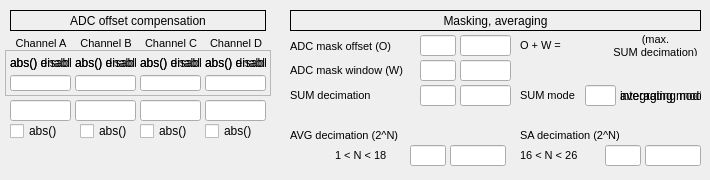
<?xml version="1.0" encoding="UTF-8"?>
<ui version="4.0">
 <class>MainWindow</class>
 <widget class="QMainWindow" name="MainWindow">
  <property name="geometry">
   <rect>
    <x>0</x>
    <y>0</y>
    <width>710</width>
    <height>180</height>
   </rect>
  </property>
  <property name="windowTitle">
   <string>MainWindow</string>
  </property>
  <property name="Title" stdset="0">
   <string>$(DEVICE): Processing settings</string>
  </property>
  <widget class="QWidget" name="centralwidget">
   <widget class="caLabel" name="label_26">
    <property name="geometry">
     <rect>
      <x>10</x>
      <y>10</y>
      <width>256</width>
      <height>21</height>
     </rect>
    </property>
    <property name="frameShape">
     <enum>QFrame::Box</enum>
    </property>
    <property name="text">
     <string>ADC offset compensation</string>
    </property>
    <property name="alignment">
     <set>Qt::AlignCenter</set>
    </property>
    <property name="background">
     <color>
      <red>255</red>
      <green>255</green>
      <blue>255</blue>
     </color>
    </property>
   </widget>
   <widget class="caTextEntry" name="catextentry">
    <property name="geometry">
     <rect>
      <x>10</x>
      <y>100</y>
      <width>61</width>
      <height>21</height>
     </rect>
    </property>
    <property name="alignment">
     <set>Qt::AlignRight|Qt::AlignTrailing|Qt::AlignVCenter</set>
    </property>
    <property name="channel" stdset="0">
     <string notr="true">$(DEVICE):adc_offset:A</string>
    </property>
    <property name="limitsMode">
     <enum>caLineEdit::User</enum>
    </property>
    <property name="maxValue">
     <double>8191.000000000000000</double>
    </property>
    <property name="minValue">
     <double>-8192.000000000000000</double>
    </property>
   </widget>
   <widget class="QLabel" name="label">
    <property name="geometry">
     <rect>
      <x>10</x>
      <y>35</y>
      <width>62</width>
      <height>17</height>
     </rect>
    </property>
    <property name="font">
     <font>
      <pointsize>8</pointsize>
     </font>
    </property>
    <property name="text">
     <string>Channel A</string>
    </property>
    <property name="alignment">
     <set>Qt::AlignCenter</set>
    </property>
   </widget>
   <widget class="caTextEntry" name="catextentry_2">
    <property name="geometry">
     <rect>
      <x>75</x>
      <y>100</y>
      <width>61</width>
      <height>21</height>
     </rect>
    </property>
    <property name="alignment">
     <set>Qt::AlignRight|Qt::AlignTrailing|Qt::AlignVCenter</set>
    </property>
    <property name="channel" stdset="0">
     <string notr="true">$(DEVICE):adc_offset:B</string>
    </property>
    <property name="limitsMode">
     <enum>caLineEdit::User</enum>
    </property>
    <property name="maxValue">
     <double>8191.000000000000000</double>
    </property>
    <property name="minValue">
     <double>-8192.000000000000000</double>
    </property>
   </widget>
   <widget class="QLabel" name="label_2">
    <property name="geometry">
     <rect>
      <x>75</x>
      <y>35</y>
      <width>62</width>
      <height>17</height>
     </rect>
    </property>
    <property name="font">
     <font>
      <pointsize>8</pointsize>
     </font>
    </property>
    <property name="text">
     <string>Channel B</string>
    </property>
    <property name="alignment">
     <set>Qt::AlignCenter</set>
    </property>
   </widget>
   <widget class="caTextEntry" name="catextentry_3">
    <property name="geometry">
     <rect>
      <x>140</x>
      <y>100</y>
      <width>61</width>
      <height>21</height>
     </rect>
    </property>
    <property name="alignment">
     <set>Qt::AlignRight|Qt::AlignTrailing|Qt::AlignVCenter</set>
    </property>
    <property name="channel" stdset="0">
     <string notr="true">$(DEVICE):adc_offset:C</string>
    </property>
    <property name="limitsMode">
     <enum>caLineEdit::User</enum>
    </property>
    <property name="maxValue">
     <double>8191.000000000000000</double>
    </property>
    <property name="minValue">
     <double>-8192.000000000000000</double>
    </property>
   </widget>
   <widget class="QLabel" name="label_3">
    <property name="geometry">
     <rect>
      <x>140</x>
      <y>35</y>
      <width>62</width>
      <height>17</height>
     </rect>
    </property>
    <property name="font">
     <font>
      <pointsize>8</pointsize>
     </font>
    </property>
    <property name="text">
     <string>Channel C</string>
    </property>
    <property name="alignment">
     <set>Qt::AlignCenter</set>
    </property>
   </widget>
   <widget class="caTextEntry" name="catextentry_4">
    <property name="geometry">
     <rect>
      <x>205</x>
      <y>100</y>
      <width>61</width>
      <height>21</height>
     </rect>
    </property>
    <property name="alignment">
     <set>Qt::AlignRight|Qt::AlignTrailing|Qt::AlignVCenter</set>
    </property>
    <property name="channel" stdset="0">
     <string notr="true">$(DEVICE):adc_offset:D</string>
    </property>
    <property name="limitsMode">
     <enum>caLineEdit::User</enum>
    </property>
    <property name="maxValue">
     <double>8191.000000000000000</double>
    </property>
    <property name="minValue">
     <double>-8192.000000000000000</double>
    </property>
   </widget>
   <widget class="QLabel" name="label_4">
    <property name="geometry">
     <rect>
      <x>205</x>
      <y>35</y>
      <width>62</width>
      <height>17</height>
     </rect>
    </property>
    <property name="font">
     <font>
      <pointsize>8</pointsize>
     </font>
    </property>
    <property name="text">
     <string>Channel D</string>
    </property>
    <property name="alignment">
     <set>Qt::AlignCenter</set>
    </property>
   </widget>
   <widget class="caToggleButton" name="catogglebutton">
    <property name="geometry">
     <rect>
      <x>10</x>
      <y>120</y>
      <width>56</width>
      <height>22</height>
     </rect>
    </property>
    <property name="text">
     <string>abs()</string>
    </property>
    <property name="channel" stdset="0">
     <string notr="true">$(DEVICE):abs_enabled:A</string>
    </property>
   </widget>
   <widget class="caToggleButton" name="catogglebutton_2">
    <property name="geometry">
     <rect>
      <x>80</x>
      <y>120</y>
      <width>56</width>
      <height>22</height>
     </rect>
    </property>
    <property name="text">
     <string>abs()</string>
    </property>
    <property name="channel" stdset="0">
     <string notr="true">$(DEVICE):abs_enabled:B</string>
    </property>
   </widget>
   <widget class="caToggleButton" name="catogglebutton_3">
    <property name="geometry">
     <rect>
      <x>140</x>
      <y>120</y>
      <width>56</width>
      <height>22</height>
     </rect>
    </property>
    <property name="text">
     <string>abs()</string>
    </property>
    <property name="channel" stdset="0">
     <string notr="true">$(DEVICE):abs_enabled:C</string>
    </property>
   </widget>
   <widget class="caToggleButton" name="catogglebutton_4">
    <property name="geometry">
     <rect>
      <x>205</x>
      <y>120</y>
      <width>56</width>
      <height>22</height>
     </rect>
    </property>
    <property name="text">
     <string>abs()</string>
    </property>
    <property name="channel" stdset="0">
     <string notr="true">$(DEVICE):abs_enabled:D</string>
    </property>
   </widget>
   <widget class="QFrame" name="frame">
    <property name="geometry">
     <rect>
      <x>5</x>
      <y>50</y>
      <width>266</width>
      <height>46</height>
     </rect>
    </property>
    <property name="frameShape">
     <enum>QFrame::StyledPanel</enum>
    </property>
    <property name="frameShadow">
     <enum>QFrame::Raised</enum>
    </property>
    <widget class="caLabel" name="calabel_6">
     <property name="geometry">
      <rect>
       <x>135</x>
       <y>5</y>
       <width>61</width>
       <height>16</height>
      </rect>
     </property>
     <property name="text">
      <string>abs() disabled</string>
     </property>
     <property name="visibility">
      <enum>caLabel::IfZero</enum>
     </property>
     <property name="channel" stdset="0">
      <string notr="true">$(DEVICE):abs_enabled:C</string>
     </property>
    </widget>
    <widget class="caLabel" name="calabel_2">
     <property name="geometry">
      <rect>
       <x>5</x>
       <y>5</y>
       <width>61</width>
       <height>16</height>
      </rect>
     </property>
     <property name="text">
      <string>abs() enabled</string>
     </property>
     <property name="background">
      <color>
       <red>0</red>
       <green>170</green>
       <blue>0</blue>
      </color>
     </property>
     <property name="visibility">
      <enum>caLabel::IfNotZero</enum>
     </property>
     <property name="channel" stdset="0">
      <string notr="true">$(DEVICE):abs_enabled:A</string>
     </property>
    </widget>
    <widget class="caLabel" name="calabel_4">
     <property name="geometry">
      <rect>
       <x>70</x>
       <y>5</y>
       <width>61</width>
       <height>16</height>
      </rect>
     </property>
     <property name="text">
      <string>abs() disabled</string>
     </property>
     <property name="visibility">
      <enum>caLabel::IfZero</enum>
     </property>
     <property name="channel" stdset="0">
      <string notr="true">$(DEVICE):abs_enabled:B</string>
     </property>
    </widget>
    <widget class="caLineEdit" name="calineedit_2">
     <property name="geometry">
      <rect>
       <x>70</x>
       <y>25</y>
       <width>61</width>
       <height>16</height>
      </rect>
     </property>
     <property name="alignment">
      <set>Qt::AlignRight|Qt::AlignTrailing|Qt::AlignVCenter</set>
     </property>
     <property name="channel" stdset="0">
      <string notr="true">$(DEVICE):adc_offset:B</string>
     </property>
     <property name="foreground">
      <color>
       <red>170</red>
       <green>0</green>
       <blue>0</blue>
      </color>
     </property>
     <property name="background">
      <color>
       <red>221</red>
       <green>226</green>
       <blue>232</blue>
      </color>
     </property>
     <property name="colorMode">
      <enum>caLineEdit::Static</enum>
     </property>
    </widget>
    <widget class="caLineEdit" name="calineedit_4">
     <property name="geometry">
      <rect>
       <x>200</x>
       <y>25</y>
       <width>61</width>
       <height>16</height>
      </rect>
     </property>
     <property name="alignment">
      <set>Qt::AlignRight|Qt::AlignTrailing|Qt::AlignVCenter</set>
     </property>
     <property name="channel" stdset="0">
      <string notr="true">$(DEVICE):adc_offset:D</string>
     </property>
     <property name="foreground">
      <color>
       <red>170</red>
       <green>0</green>
       <blue>0</blue>
      </color>
     </property>
     <property name="background">
      <color>
       <red>221</red>
       <green>226</green>
       <blue>232</blue>
      </color>
     </property>
     <property name="colorMode">
      <enum>caLineEdit::Static</enum>
     </property>
    </widget>
    <widget class="caLineEdit" name="calineedit">
     <property name="geometry">
      <rect>
       <x>5</x>
       <y>25</y>
       <width>61</width>
       <height>16</height>
      </rect>
     </property>
     <property name="alignment">
      <set>Qt::AlignRight|Qt::AlignTrailing|Qt::AlignVCenter</set>
     </property>
     <property name="channel" stdset="0">
      <string notr="true">$(DEVICE):adc_offset:A</string>
     </property>
     <property name="foreground">
      <color>
       <red>170</red>
       <green>0</green>
       <blue>0</blue>
      </color>
     </property>
     <property name="background">
      <color>
       <red>221</red>
       <green>226</green>
       <blue>232</blue>
      </color>
     </property>
     <property name="colorMode">
      <enum>caLineEdit::Static</enum>
     </property>
     <property name="unitsEnabled">
      <bool>false</bool>
     </property>
    </widget>
    <widget class="caLabel" name="calabel_3">
     <property name="geometry">
      <rect>
       <x>70</x>
       <y>5</y>
       <width>61</width>
       <height>16</height>
      </rect>
     </property>
     <property name="text">
      <string>abs() enabled</string>
     </property>
     <property name="background">
      <color>
       <red>0</red>
       <green>170</green>
       <blue>0</blue>
      </color>
     </property>
     <property name="visibility">
      <enum>caLabel::IfNotZero</enum>
     </property>
     <property name="channel" stdset="0">
      <string notr="true">$(DEVICE):abs_enabled:B</string>
     </property>
    </widget>
    <widget class="caLabel" name="calabel_5">
     <property name="geometry">
      <rect>
       <x>135</x>
       <y>5</y>
       <width>61</width>
       <height>16</height>
      </rect>
     </property>
     <property name="text">
      <string>abs() enabled</string>
     </property>
     <property name="background">
      <color>
       <red>0</red>
       <green>170</green>
       <blue>0</blue>
      </color>
     </property>
     <property name="visibility">
      <enum>caLabel::IfNotZero</enum>
     </property>
     <property name="channel" stdset="0">
      <string notr="true">$(DEVICE):abs_enabled:C</string>
     </property>
    </widget>
    <widget class="caLabel" name="calabel_8">
     <property name="geometry">
      <rect>
       <x>200</x>
       <y>5</y>
       <width>61</width>
       <height>16</height>
      </rect>
     </property>
     <property name="text">
      <string>abs() disabled</string>
     </property>
     <property name="visibility">
      <enum>caLabel::IfZero</enum>
     </property>
     <property name="channel" stdset="0">
      <string notr="true">$(DEVICE):abs_enabled:D</string>
     </property>
    </widget>
    <widget class="caLabel" name="calabel">
     <property name="geometry">
      <rect>
       <x>5</x>
       <y>5</y>
       <width>61</width>
       <height>16</height>
      </rect>
     </property>
     <property name="text">
      <string>abs() disabled</string>
     </property>
     <property name="visibility">
      <enum>caLabel::IfZero</enum>
     </property>
     <property name="channel" stdset="0">
      <string notr="true">$(DEVICE):abs_enabled:A</string>
     </property>
    </widget>
    <widget class="caLineEdit" name="calineedit_3">
     <property name="geometry">
      <rect>
       <x>135</x>
       <y>25</y>
       <width>61</width>
       <height>16</height>
      </rect>
     </property>
     <property name="alignment">
      <set>Qt::AlignRight|Qt::AlignTrailing|Qt::AlignVCenter</set>
     </property>
     <property name="channel" stdset="0">
      <string notr="true">$(DEVICE):adc_offset:C</string>
     </property>
     <property name="foreground">
      <color>
       <red>170</red>
       <green>0</green>
       <blue>0</blue>
      </color>
     </property>
     <property name="background">
      <color>
       <red>221</red>
       <green>226</green>
       <blue>232</blue>
      </color>
     </property>
     <property name="colorMode">
      <enum>caLineEdit::Static</enum>
     </property>
    </widget>
    <widget class="caLabel" name="calabel_7">
     <property name="geometry">
      <rect>
       <x>200</x>
       <y>5</y>
       <width>61</width>
       <height>16</height>
      </rect>
     </property>
     <property name="text">
      <string>abs() enabled</string>
     </property>
     <property name="background">
      <color>
       <red>0</red>
       <green>170</green>
       <blue>0</blue>
      </color>
     </property>
     <property name="visibility">
      <enum>caLabel::IfNotZero</enum>
     </property>
     <property name="channel" stdset="0">
      <string notr="true">$(DEVICE):abs_enabled:D</string>
     </property>
    </widget>
   </widget>
   <widget class="caLabel" name="label_27">
    <property name="geometry">
     <rect>
      <x>290</x>
      <y>10</y>
      <width>411</width>
      <height>21</height>
     </rect>
    </property>
    <property name="frameShape">
     <enum>QFrame::Box</enum>
    </property>
    <property name="text">
     <string>Masking, averaging</string>
    </property>
    <property name="alignment">
     <set>Qt::AlignCenter</set>
    </property>
    <property name="background">
     <color>
      <red>255</red>
      <green>255</green>
      <blue>255</blue>
     </color>
    </property>
   </widget>
   <widget class="QLabel" name="label_5">
    <property name="geometry">
     <rect>
      <x>290</x>
      <y>36</y>
      <width>116</width>
      <height>21</height>
     </rect>
    </property>
    <property name="font">
     <font>
      <pointsize>8</pointsize>
     </font>
    </property>
    <property name="text">
     <string>ADC mask offset (O)</string>
    </property>
    <property name="alignment">
     <set>Qt::AlignLeading|Qt::AlignLeft|Qt::AlignVCenter</set>
    </property>
   </widget>
   <widget class="caTextEntry" name="catextentry_5">
    <property name="geometry">
     <rect>
      <x>420</x>
      <y>35</y>
      <width>36</width>
      <height>21</height>
     </rect>
    </property>
    <property name="alignment">
     <set>Qt::AlignRight|Qt::AlignTrailing|Qt::AlignVCenter</set>
    </property>
    <property name="channel" stdset="0">
     <string notr="true">$(DEVICE):adcmask:offset</string>
    </property>
   </widget>
   <widget class="QLabel" name="label_9">
    <property name="geometry">
     <rect>
      <x>290</x>
      <y>60</y>
      <width>126</width>
      <height>21</height>
     </rect>
    </property>
    <property name="font">
     <font>
      <pointsize>8</pointsize>
     </font>
    </property>
    <property name="text">
     <string>ADC mask window (W)</string>
    </property>
    <property name="alignment">
     <set>Qt::AlignLeading|Qt::AlignLeft|Qt::AlignVCenter</set>
    </property>
   </widget>
   <widget class="caTextEntry" name="catextentry_6">
    <property name="geometry">
     <rect>
      <x>420</x>
      <y>60</y>
      <width>36</width>
      <height>21</height>
     </rect>
    </property>
    <property name="alignment">
     <set>Qt::AlignRight|Qt::AlignTrailing|Qt::AlignVCenter</set>
    </property>
    <property name="channel" stdset="0">
     <string notr="true">$(DEVICE):adcmask:window</string>
    </property>
   </widget>
   <widget class="QLabel" name="label_6">
    <property name="geometry">
     <rect>
      <x>290</x>
      <y>85</y>
      <width>101</width>
      <height>21</height>
     </rect>
    </property>
    <property name="font">
     <font>
      <pointsize>8</pointsize>
     </font>
    </property>
    <property name="text">
     <string>SUM decimation</string>
    </property>
    <property name="alignment">
     <set>Qt::AlignLeading|Qt::AlignLeft|Qt::AlignVCenter</set>
    </property>
   </widget>
   <widget class="caTextEntry" name="catextentry_7">
    <property name="geometry">
     <rect>
      <x>420</x>
      <y>85</y>
      <width>36</width>
      <height>21</height>
     </rect>
    </property>
    <property name="alignment">
     <set>Qt::AlignRight|Qt::AlignTrailing|Qt::AlignVCenter</set>
    </property>
    <property name="channel" stdset="0">
     <string notr="true">$(DEVICE):decimation:sum</string>
    </property>
    <property name="limitsMode">
     <enum>caLineEdit::User</enum>
    </property>
    <property name="maxValue">
     <double>4096.000000000000000</double>
    </property>
    <property name="minValue">
     <double>16.000000000000000</double>
    </property>
   </widget>
   <widget class="caCalc" name="cacalc">
    <property name="geometry">
     <rect>
      <x>570</x>
      <y>35</y>
      <width>36</width>
      <height>21</height>
     </rect>
    </property>
    <property name="variable">
     <string notr="true">offwin</string>
    </property>
    <property name="calc">
     <string notr="true">A+B</string>
    </property>
    <property name="channel" stdset="0">
     <string notr="true">$(DEVICE):adcmask:offset</string>
    </property>
    <property name="channelB">
     <string notr="true">$(DEVICE):adcmask:window</string>
    </property>
   </widget>
   <widget class="QLabel" name="label_8">
    <property name="geometry">
     <rect>
      <x>520</x>
      <y>35</y>
      <width>51</width>
      <height>21</height>
     </rect>
    </property>
    <property name="font">
     <font>
      <pointsize>8</pointsize>
     </font>
    </property>
    <property name="text">
     <string>O + W =</string>
    </property>
    <property name="alignment">
     <set>Qt::AlignLeading|Qt::AlignLeft|Qt::AlignVCenter</set>
    </property>
   </widget>
   <widget class="QLabel" name="label_10">
    <property name="geometry">
     <rect>
      <x>610</x>
      <y>35</y>
      <width>91</width>
      <height>21</height>
     </rect>
    </property>
    <property name="font">
     <font>
      <pointsize>8</pointsize>
     </font>
    </property>
    <property name="text">
     <string>(max.
SUM decimation)</string>
    </property>
    <property name="alignment">
     <set>Qt::AlignCenter</set>
    </property>
   </widget>
   <widget class="caLineEdit" name="calineedit_5">
    <property name="geometry">
     <rect>
      <x>460</x>
      <y>35</y>
      <width>51</width>
      <height>21</height>
     </rect>
    </property>
    <property name="alignment">
     <set>Qt::AlignRight|Qt::AlignTrailing|Qt::AlignVCenter</set>
    </property>
    <property name="channel" stdset="0">
     <string notr="true">$(DEVICE):adcmask:offset</string>
    </property>
    <property name="foreground">
     <color>
      <red>170</red>
      <green>0</green>
      <blue>0</blue>
     </color>
    </property>
    <property name="background">
     <color>
      <red>221</red>
      <green>226</green>
      <blue>232</blue>
     </color>
    </property>
    <property name="colorMode">
     <enum>caLineEdit::Static</enum>
    </property>
    <property name="unitsEnabled">
     <bool>false</bool>
    </property>
   </widget>
   <widget class="caLineEdit" name="calineedit_6">
    <property name="geometry">
     <rect>
      <x>460</x>
      <y>60</y>
      <width>51</width>
      <height>21</height>
     </rect>
    </property>
    <property name="alignment">
     <set>Qt::AlignRight|Qt::AlignTrailing|Qt::AlignVCenter</set>
    </property>
    <property name="channel" stdset="0">
     <string notr="true">$(DEVICE):adcmask:window</string>
    </property>
    <property name="foreground">
     <color>
      <red>170</red>
      <green>0</green>
      <blue>0</blue>
     </color>
    </property>
    <property name="background">
     <color>
      <red>221</red>
      <green>226</green>
      <blue>232</blue>
     </color>
    </property>
    <property name="colorMode">
     <enum>caLineEdit::Static</enum>
    </property>
    <property name="unitsEnabled">
     <bool>false</bool>
    </property>
   </widget>
   <widget class="caLineEdit" name="calineedit_7">
    <property name="geometry">
     <rect>
      <x>460</x>
      <y>85</y>
      <width>51</width>
      <height>21</height>
     </rect>
    </property>
    <property name="alignment">
     <set>Qt::AlignRight|Qt::AlignTrailing|Qt::AlignVCenter</set>
    </property>
    <property name="channel" stdset="0">
     <string notr="true">$(DEVICE):decimation:sum</string>
    </property>
    <property name="foreground">
     <color>
      <red>170</red>
      <green>0</green>
      <blue>0</blue>
     </color>
    </property>
    <property name="background">
     <color>
      <red>221</red>
      <green>226</green>
      <blue>232</blue>
     </color>
    </property>
    <property name="colorMode">
     <enum>caLineEdit::Static</enum>
    </property>
    <property name="unitsEnabled">
     <bool>false</bool>
    </property>
   </widget>
   <widget class="QLabel" name="label_7">
    <property name="geometry">
     <rect>
      <x>520</x>
      <y>85</y>
      <width>66</width>
      <height>21</height>
     </rect>
    </property>
    <property name="font">
     <font>
      <pointsize>8</pointsize>
     </font>
    </property>
    <property name="text">
     <string>SUM mode</string>
    </property>
    <property name="alignment">
     <set>Qt::AlignLeading|Qt::AlignLeft|Qt::AlignVCenter</set>
    </property>
   </widget>
   <widget class="caTextEntry" name="catextentry_8">
    <property name="geometry">
     <rect>
      <x>585</x>
      <y>85</y>
      <width>31</width>
      <height>21</height>
     </rect>
    </property>
    <property name="alignment">
     <set>Qt::AlignRight|Qt::AlignTrailing|Qt::AlignVCenter</set>
    </property>
    <property name="channel" stdset="0">
     <string notr="true">$(DEVICE):decimation:sum_mode</string>
    </property>
    <property name="limitsMode">
     <enum>caLineEdit::User</enum>
    </property>
   </widget>
   <widget class="caLabel" name="calabel_9">
    <property name="geometry">
     <rect>
      <x>620</x>
      <y>85</y>
      <width>81</width>
      <height>21</height>
     </rect>
    </property>
    <property name="text">
     <string>integrating mode</string>
    </property>
    <property name="background">
     <color>
      <red>255</red>
      <green>255</green>
      <blue>127</blue>
     </color>
    </property>
    <property name="visibility">
     <enum>caLabel::IfZero</enum>
    </property>
    <property name="channel" stdset="0">
     <string notr="true">$(DEVICE):decimation:sum_mode</string>
    </property>
   </widget>
   <widget class="caLabel" name="calabel_10">
    <property name="geometry">
     <rect>
      <x>620</x>
      <y>85</y>
      <width>81</width>
      <height>21</height>
     </rect>
    </property>
    <property name="text">
     <string>averaging mode</string>
    </property>
    <property name="background">
     <color>
      <red>254</red>
      <green>217</green>
      <blue>188</blue>
     </color>
    </property>
    <property name="visibility">
     <enum>caLabel::IfNotZero</enum>
    </property>
    <property name="channel" stdset="0">
     <string notr="true">$(DEVICE):decimation:sum_mode</string>
    </property>
   </widget>
   <widget class="QLabel" name="label_11">
    <property name="geometry">
     <rect>
      <x>290</x>
      <y>125</y>
      <width>146</width>
      <height>21</height>
     </rect>
    </property>
    <property name="font">
     <font>
      <pointsize>8</pointsize>
     </font>
    </property>
    <property name="text">
     <string>AVG decimation (2^N)</string>
    </property>
    <property name="alignment">
     <set>Qt::AlignLeading|Qt::AlignLeft|Qt::AlignVCenter</set>
    </property>
   </widget>
   <widget class="QLabel" name="label_12">
    <property name="geometry">
     <rect>
      <x>520</x>
      <y>125</y>
      <width>131</width>
      <height>21</height>
     </rect>
    </property>
    <property name="font">
     <font>
      <pointsize>8</pointsize>
     </font>
    </property>
    <property name="text">
     <string>SA decimation (2^N)</string>
    </property>
    <property name="alignment">
     <set>Qt::AlignLeading|Qt::AlignLeft|Qt::AlignVCenter</set>
    </property>
   </widget>
   <widget class="caLineEdit" name="calineedit_8">
    <property name="geometry">
     <rect>
      <x>450</x>
      <y>145</y>
      <width>56</width>
      <height>21</height>
     </rect>
    </property>
    <property name="alignment">
     <set>Qt::AlignRight|Qt::AlignTrailing|Qt::AlignVCenter</set>
    </property>
    <property name="channel" stdset="0">
     <string notr="true">$(DEVICE):decimation:avg:val</string>
    </property>
    <property name="foreground">
     <color>
      <red>170</red>
      <green>0</green>
      <blue>0</blue>
     </color>
    </property>
    <property name="background">
     <color>
      <red>221</red>
      <green>226</green>
      <blue>232</blue>
     </color>
    </property>
    <property name="colorMode">
     <enum>caLineEdit::Static</enum>
    </property>
    <property name="unitsEnabled">
     <bool>false</bool>
    </property>
   </widget>
   <widget class="caTextEntry" name="catextentry_9">
    <property name="geometry">
     <rect>
      <x>410</x>
      <y>145</y>
      <width>36</width>
      <height>21</height>
     </rect>
    </property>
    <property name="alignment">
     <set>Qt::AlignRight|Qt::AlignTrailing|Qt::AlignVCenter</set>
    </property>
    <property name="channel" stdset="0">
     <string notr="true">$(DEVICE):decimation:avg:n</string>
    </property>
    <property name="limitsMode">
     <enum>caLineEdit::User</enum>
    </property>
    <property name="maxValue">
     <double>18.000000000000000</double>
    </property>
    <property name="minValue">
     <double>1.000000000000000</double>
    </property>
   </widget>
   <widget class="QLabel" name="label_13">
    <property name="geometry">
     <rect>
      <x>335</x>
      <y>145</y>
      <width>81</width>
      <height>21</height>
     </rect>
    </property>
    <property name="font">
     <font>
      <pointsize>8</pointsize>
     </font>
    </property>
    <property name="text">
     <string>1 &lt; N &lt; 18</string>
    </property>
    <property name="alignment">
     <set>Qt::AlignLeading|Qt::AlignLeft|Qt::AlignVCenter</set>
    </property>
   </widget>
   <widget class="QLabel" name="label_14">
    <property name="geometry">
     <rect>
      <x>520</x>
      <y>145</y>
      <width>81</width>
      <height>21</height>
     </rect>
    </property>
    <property name="font">
     <font>
      <pointsize>8</pointsize>
     </font>
    </property>
    <property name="text">
     <string>16 &lt; N &lt; 26</string>
    </property>
    <property name="alignment">
     <set>Qt::AlignLeading|Qt::AlignLeft|Qt::AlignVCenter</set>
    </property>
   </widget>
   <widget class="caTextEntry" name="catextentry_10">
    <property name="geometry">
     <rect>
      <x>605</x>
      <y>145</y>
      <width>36</width>
      <height>21</height>
     </rect>
    </property>
    <property name="alignment">
     <set>Qt::AlignRight|Qt::AlignTrailing|Qt::AlignVCenter</set>
    </property>
    <property name="channel" stdset="0">
     <string notr="true">$(DEVICE):decimation:sa:n</string>
    </property>
    <property name="limitsMode">
     <enum>caLineEdit::User</enum>
    </property>
    <property name="maxValue">
     <double>26.000000000000000</double>
    </property>
    <property name="minValue">
     <double>16.000000000000000</double>
    </property>
   </widget>
   <widget class="caLineEdit" name="calineedit_9">
    <property name="geometry">
     <rect>
      <x>645</x>
      <y>145</y>
      <width>56</width>
      <height>21</height>
     </rect>
    </property>
    <property name="alignment">
     <set>Qt::AlignLeading|Qt::AlignLeft|Qt::AlignVCenter</set>
    </property>
    <property name="channel" stdset="0">
     <string notr="true">$(DEVICE):decimation:sa:val</string>
    </property>
    <property name="foreground">
     <color>
      <red>170</red>
      <green>0</green>
      <blue>0</blue>
     </color>
    </property>
    <property name="background">
     <color>
      <red>221</red>
      <green>226</green>
      <blue>232</blue>
     </color>
    </property>
    <property name="colorMode">
     <enum>caLineEdit::Static</enum>
    </property>
    <property name="unitsEnabled">
     <bool>false</bool>
    </property>
   </widget>
  </widget>
 </widget>
 <customwidgets>
  <customwidget>
   <class>caTextEntry</class>
   <extends>caLineEdit</extends>
   <header>caTextEntry</header>
  </customwidget>
  <customwidget>
   <class>caToggleButton</class>
   <extends>QCheckBox</extends>
   <header>caToggleButton</header>
  </customwidget>
  <customwidget>
   <class>caLabel</class>
   <extends>QLabel</extends>
   <header>caLabel</header>
  </customwidget>
  <customwidget>
   <class>caLineEdit</class>
   <extends>QLineEdit</extends>
   <header>caLineEdit</header>
  </customwidget>
  <customwidget>
   <class>caCalc</class>
   <extends>QLabel</extends>
   <header>caCalc</header>
  </customwidget>
 </customwidgets>
 <resources/>
 <connections/>
</ui>
